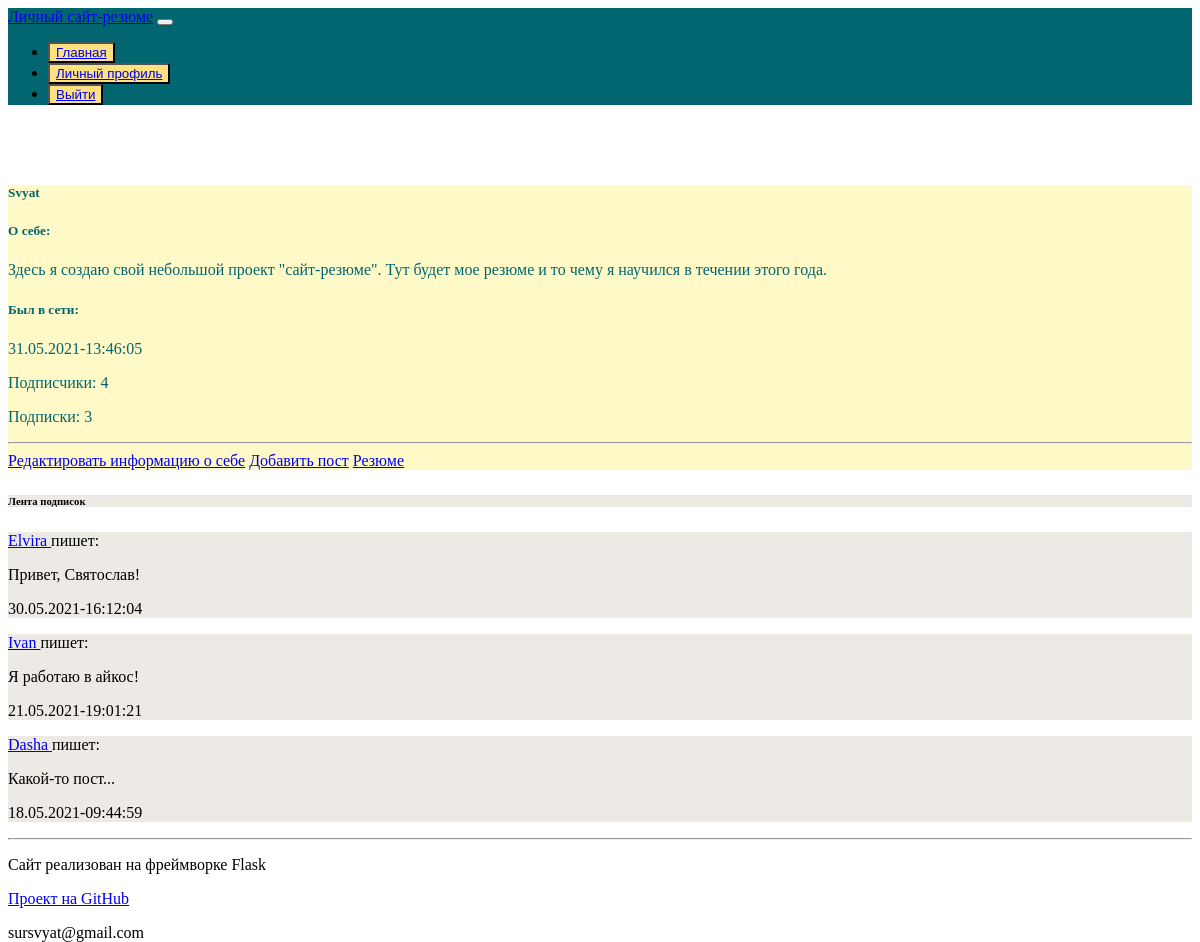
Page /user/Svyat (signed in) on the committed database.
### app/models.py (models this page shows, shortened)
class User(UserMixin, db.Model):
    id = db.Column(db.Integer, primary_key=True)
    username = db.Column(db.String(64), index=True, unique=True)
    email = db.Column(db.String(120), index=True, unique=True)
    password_hash = db.Column(db.String(128))
    posts = db.relationship('Post', backref='author', lazy='dynamic')
    resume_basic_information = db.relationship('ResumeBasicInformation', backref='author', lazy='dynamic')
    resume_work_experience = db.relationship('ResumeWorkExperience', backref='author', lazy='dynamic')
    resume_additional_information = db.relationship('ResumeAdditionalInformation', backref='author', lazy='dynamic')
    resume_education = db.relationship('ResumeEducation', backref='author', lazy='dynamic')
    about_me = db.Column(db.String(140))
    last_seen = db.Column(db.DateTime, default=datetime.utcnow)
    followed = db.relationship(
        'User', secondary=followers,
        primaryjoin=(followers.c.follower_id == id),
        secondaryjoin=(followers.c.followed_id == id),
        backref=db.backref('followers', lazy='dynamic'), lazy='dynamic'
    )
    def followed_posts(self):
        followed = Post.query.join(
            followers, (followers.c.followed_id == Post.user_id)
        ).filter(followers.c.follower_id == self.id)
        own = Post.query.filter_by(user_id=self.id)
        return followed.union(own).order_by(Post.timestamp.desc())

class Post(db.Model):
    id = db.Column(db.Integer, primary_key=True)
    body = db.Column(db.String(5000))
    timestamp = db.Column(db.DateTime, index=True, default=datetime.utcnow)
    user_id = db.Column(db.Integer, db.ForeignKey('user.id'))

### app/routes.py (the view)
@app.route('/user/<username>')
@login_required
def user(username):
    user = User.query.filter_by(username=username).first_or_404()
    page = request.args.get('page', 1, type=int)
    posts = Post.query.order_by(Post.timestamp.desc()).filter_by(user_id=user.id).\
        paginate(page, app.config['POSTS_PER_PAGE'], False)
    follow_posts = current_user.followed_posts().paginate(page, app.config['POSTS_PER_PAGE'], False)
    next_url = url_for('user', username=username, page=posts.next_num) if posts.has_next else None
    prev_url = url_for('user', username=username, page=posts.prev_num) if posts.has_prev else None
    follow_next_url = url_for('user', username=username, page=follow_posts.next_num) if follow_posts.has_next else None
    follow_prev_url = url_for('user', username=username, page=follow_posts.prev_num) if follow_posts.has_prev else None
    return render_template(
        'user.html', user=user, posts=posts.items, follow_posts=follow_posts.items,
        next_url=next_url, prev_url=prev_url, follow_next_url=follow_next_url,
        follow_prev_url=follow_prev_url, title=f'{username}'
    )

### app/models.py (called while the page is built)
@login.user_loader
def load_user(id):
    return User.query.get(int(id))

### app/routes.py (called while the page is built)
@app.before_request
def before_request():
    if current_user.is_authenticated:
        current_user.last_seen = datetime.now() #strftime("%d.%m.%Y-%H:%M:%S")
        db.session.commit()

### app/templates/user.html (shortened to what this page needs)
{% extends "base.html" %}
{% block content %}
    <div class="container" id="user_card">
        <div class="card mb-5" style="background-color: #FEF9C7; color: #026670; margin-top: 5rem;">
            <h5 class="card-header">{{ user.username }}</h5>
            <div class="card-body">
                <h5 class="card-title font-weight-bold">О себе:</h5>
                <p class="card-text">
                    {% if user.about_me %}
                        <p>{{ user.about_me }}</p>
                    {% endif %}
                    {% if user.last_seen %}
                        <h5>Был в сети:</h5>
                        <p>{{ user.last_seen.strftime("%d.%m.%Y-%H:%M:%S") }}</p>
                    {% endif %}
                    <p>
                        Подписчики: {{ user.followers.count() }}
                    </p>
                    <p>
                        Подписки: {{ user.followed.count() }}
                    </p>
                    {% if user == current_user %}
                        <hr>
                        <a role="button" href="{{ url_for('edit_profile') }}" class="btn btn-outline-dark waves-effect waves-light">Редактировать информацию о себе</a>
                        <a role="button" href="{{ url_for('new_post') }}" class="btn btn-outline-dark waves-effect waves-light">Добавить пост</a>
                        <a role="button" href="{{ url_for('resume', username=user.username) }}" class="btn btn-outline-dark waves-effect waves-light">Резюме</a>
                    {% elif not current_user.is_following(user) %}
                        <p>
                            <a href="{{ url_for('follow', username=user.username) }}">Подписаться</a>
                        </p>
                    {% else %}
                        <p>
                            <a href="{{ url_for('unfollow', username=user.username) }}">Отписаться</a>
                        </p>
                    {% endif %}
                </p>
            </div>
        </div>
        {% if user == current_user %}
            <div class="card mt-3 mb-3" style="background-color: #EDEAE5; background-size: cover;">
                <div class="card-body">
                    <div class="card-title">
                        <h6>Лента подписок</h6>
                    </div>
                </div>
            </div>
            {% for post in follow_posts %}
                <div id="bacg_text" class="card pt-3 mt-3">
                    <div class="card-body">
                        <p class="card-title">
                            <a href="{{ url_for('user', username=post.author.username) }}">
                            {{ post.author.username }}
                            </a>
                            пишет:
                        </p>
                        <p class="card-text">{{ post.body }}</p>
                        <p class="btn btn-primary">{{ post.timestamp.strftime("%d.%m.%Y-%H:%M:%S") }}</p>
                    </div>
                </div>
            {% endfor %}
        {% endif %}
    </div>
{% endblock %}

### app/static/css/main.css (style rules this page uses)
html,body { height: 100%; }
#bacg_text { background-color: #EDEAE5; background-size: cover; }

### rows in the picture
User: username "Svyat", about_me "Здесь я создаю свой небольшой проект \"сайт-резюме\". Тут будет мое резюме и то чему я научился в течении этого года.", last_seen "31.05.2021-13:46:05"
Post: author.username "Elvira", body "Привет, Святослав!", timestamp "30.05.2021-16:12:04"
Post: author.username "Ivan", body "Я работаю в айкос!", timestamp "21.05.2021-19:01:21"
Post: author.username "Dasha", body "Какой-то пост...", timestamp "18.05.2021-09:44:59"

### other values in the picture
{{ user.followers.count() }} "4"
{{ user.followed.count() }} "3"
